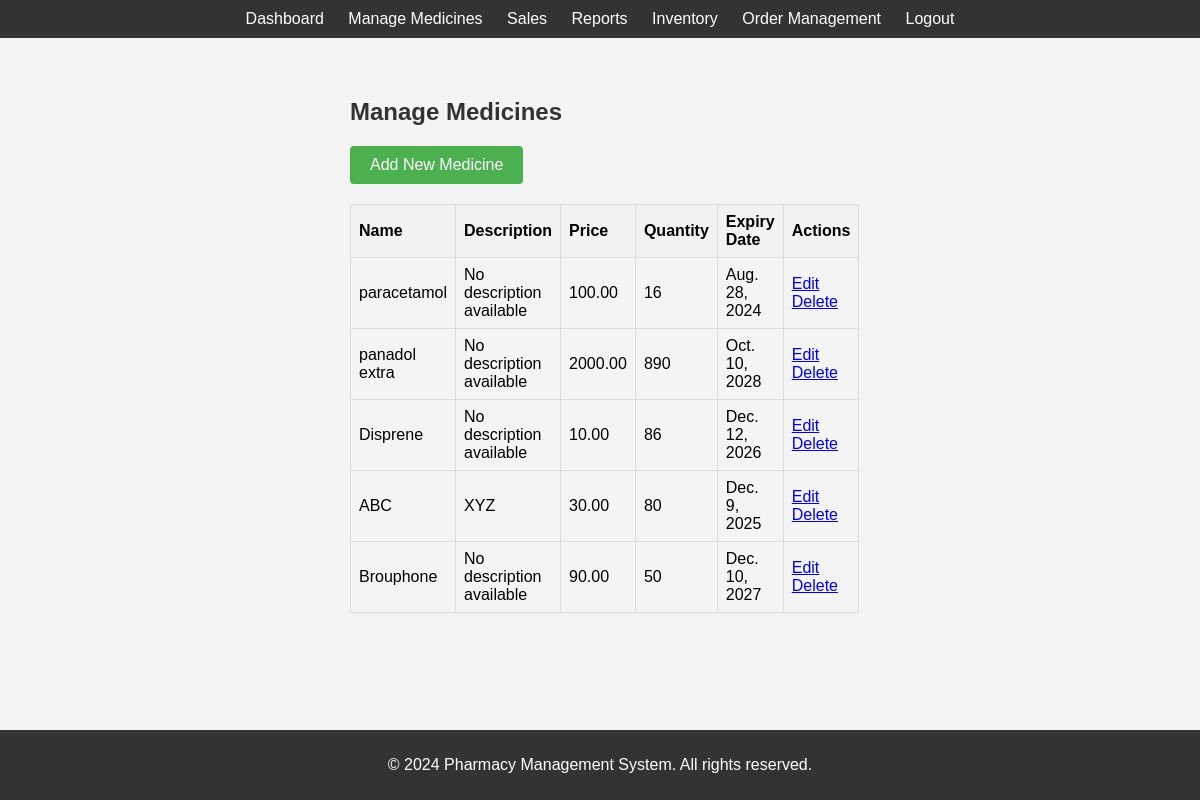
The app's page /manage-medicine/ (signed in) with its own data.
### pharma/models.py (models this page shows, shortened)
class Medicine(models.Model):
    name = models.CharField(max_length=255)
    description = models.CharField(max_length=500,default="No description available")
    price = models.DecimalField(max_digits=10, decimal_places=2)
    quantity = models.IntegerField()
    expiry_date = models.DateField()

### pharma/views.py (the view)
# urls.py: path('manage-medicine/', views.manage_medicine, name='manage_medicine'),
@login_required
def manage_medicine(request):
    medicines = Medicine.objects.all()
    return render(request, 'pharma/manage_medicine.html', {'medicines': medicines})

### pharma/templates/pharma/manage_medicine.html
{% extends 'pharma/base.html' %}
{% load static %}
{% block content %}
<div class="manage-medicine-container">
    <h2>Manage Medicines</h2>
    <a href="{% url 'add_medicine' %}" class="btn">Add New Medicine</a>
    <table>
        <thead>
            <tr>
                <th>Name</th>
                <th>Description</th>
                <th>Price</th>
                <th>Quantity</th>
                <th>Expiry Date</th>
                <th>Actions</th>
            </tr>
        </thead>
        <tbody>
            {% for medicine in medicines %}
            <tr>
                <td>{{ medicine.name }}</td>
                <td>{{ medicine.description }}</td>
                <td>{{ medicine.price }}</td>
                <td>{{ medicine.quantity }}</td>
                <td>{{ medicine.expiry_date }}</td>
                <td>
                    <a href="{% url 'edit_medicine' medicine.pk %}">Edit</a>
                    <a href="{% url 'delete_medicine' medicine.pk %}" onclick="return confirm('Are you sure you want to delete this medicine?');">Delete</a>
                </td>
            </tr>
            {% endfor %}
        </tbody>
    </table>
</div>
{% endblock %}

### static/css/styles.css (style rules this page uses)
body { font-family: Arial, sans-serif; background-color: #f4f4f4; margin: 0; padding: 0; }
h1, h2 { color: #333; }
table { width: 100%; border-collapse: collapse; margin: 20px 0; }
table, th, td { border: 1px solid #ddd; }
th, td { padding: 8px; text-align: left; }
th { background-color: #f2f2f2; }
button, .btn { background-color: #4CAF50; color: white; padding: 10px 20px; text-align: center; text-decoration: none; display: inline-block; font-size: 16px; border: none; border-radius: 4px; cursor: pointer; }
.login-container, .dashboard-container, .manage-medicine-container, .add-medicine-container, .edit-medicine-container, .sales-container, .report-container, .inventory-container { max-width: 500px; margin: 0 auto; padding: 20px; }

### records on screen
Medicine: name "paracetamol", description "No description available", price "100.00", quantity "16", expiry_date "Aug. 28, 2024"
Medicine: name "panadol extra", description "No description available", price "2000.00", quantity "890", expiry_date "Oct. 10, 2028"
Medicine: name "Disprene", description "No description available", price "10.00", quantity "86", expiry_date "Dec. 12, 2026"
Medicine: name "ABC", description "XYZ", price "30.00", quantity "80", expiry_date "Dec. 9, 2025"
Medicine: name "Brouphone", description "No description available", price "90.00", quantity "50", expiry_date "Dec. 10, 2027"
